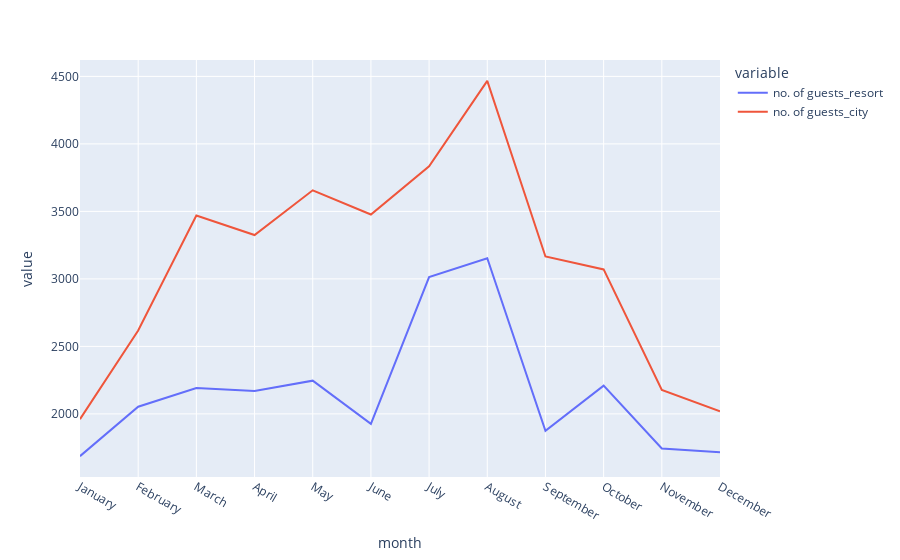

Notebook code for this chart:
### Code cell
px.line(data_frame = Total_rush, x = 'month', y = ['no. of guests_resort', 'no. of guests_city'])

### Figure 1 — Plotly figure (JSON) as saved in the notebook; plotly's stock layout.template omitted (floating-point values rounded to 4 significant figures)
{"data": [{"hovertemplate": "variable=no. of guests_resort<br>month=%{x}<br>value=%{y}<extra></extra>", "legendgroup": "no. of guests_resort", "line": {"color": "#636efa", "dash": "solid"}, "marker": {"symbol": "circle"}, "mode": "lines", "name": "no. of guests_resort", "orientation": "v", "showlegend": true, "type": "scatter", "x": ["January", "February", "March", "April", "May", "June", "July", "August", "September", "October", "November", "December"], "xaxis": "x", "y": [1687, 2053, 2191, 2169, 2246, 1926, 3013, 3153, 1875, 2209, 1744, 1716], "yaxis": "y"}, {"hovertemplate": "variable=no. of guests_city<br>month=%{x}<br>value=%{y}<extra></extra>", "legendgroup": "no. of guests_city", "line": {"color": "#EF553B", "dash": "solid"}, "marker": {"symbol": "circle"}, "mode": "lines", "name": "no. of guests_city", "orientation": "v", "showlegend": true, "type": "scatter", "x": ["January", "February", "March", "April", "May", "June", "July", "August", "September", "October", "November", "December"], "xaxis": "x", "y": [1961, 2618, 3469, 3325, 3656, 3477, 3834, 4467, 3166, 3070, 2177, 2019], "yaxis": "y"}], "layout": {"legend": {"title": {"text": "variable"}, "tracegroupgap": 0}, "margin": {"t": 60}, "xaxis": {"anchor": "y", "domain": [0, 1], "title": {"text": "month"}}, "yaxis": {"anchor": "x", "domain": [0, 1], "title": {"text": "value"}}}}
